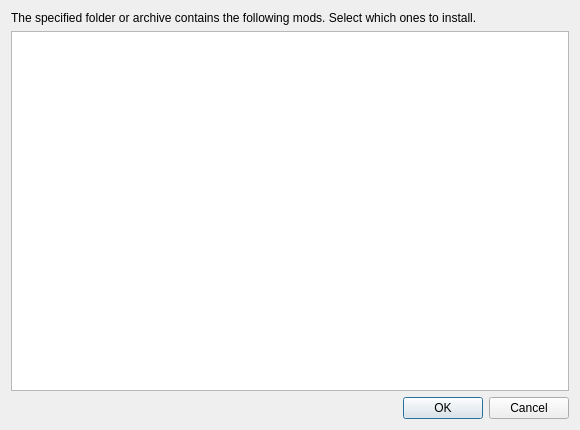
<?xml version="1.0" encoding="UTF-8"?>
<ui version="4.0">
 <class>ModSelectDialog</class>
 <widget class="QDialog" name="ModSelectDialog">
  <property name="geometry">
   <rect>
    <x>0</x>
    <y>0</y>
    <width>580</width>
    <height>430</height>
   </rect>
  </property>
  <property name="windowTitle">
   <string>Import Mods</string>
  </property>
  <layout class="QVBoxLayout" name="verticalLayout">
   <item>
    <widget class="QLabel" name="label">
     <property name="text">
      <string>The specified folder or archive contains the following mods. Select which ones to install.</string>
     </property>
     <property name="wordWrap">
      <bool>true</bool>
     </property>
    </widget>
   </item>
   <item>
    <widget class="QTreeView" name="treeView">
     <property name="contextMenuPolicy">
      <enum>Qt::ContextMenuPolicy::NoContextMenu</enum>
     </property>
     <property name="editTriggers">
      <set>QAbstractItemView::EditTrigger::NoEditTriggers</set>
     </property>
     <property name="alternatingRowColors">
      <bool>true</bool>
     </property>
     <property name="verticalScrollMode">
      <enum>QAbstractItemView::ScrollMode::ScrollPerPixel</enum>
     </property>
     <property name="uniformRowHeights">
      <bool>true</bool>
     </property>
     <property name="sortingEnabled">
      <bool>true</bool>
     </property>
     <property name="headerHidden">
      <bool>true</bool>
     </property>
    </widget>
   </item>
   <item>
    <widget class="QDialogButtonBox" name="buttonBox">
     <property name="orientation">
      <enum>Qt::Orientation::Horizontal</enum>
     </property>
     <property name="standardButtons">
      <set>QDialogButtonBox::StandardButton::Cancel|QDialogButtonBox::StandardButton::Ok</set>
     </property>
    </widget>
   </item>
  </layout>
 </widget>
 <resources/>
 <connections>
  <connection>
   <sender>buttonBox</sender>
   <signal>accepted()</signal>
   <receiver>ModSelectDialog</receiver>
   <slot>accept()</slot>
   <hints>
    <hint type="sourcelabel">
     <x>248</x>
     <y>254</y>
    </hint>
    <hint type="destinationlabel">
     <x>157</x>
     <y>274</y>
    </hint>
   </hints>
  </connection>
  <connection>
   <sender>buttonBox</sender>
   <signal>rejected()</signal>
   <receiver>ModSelectDialog</receiver>
   <slot>reject()</slot>
   <hints>
    <hint type="sourcelabel">
     <x>316</x>
     <y>260</y>
    </hint>
    <hint type="destinationlabel">
     <x>286</x>
     <y>274</y>
    </hint>
   </hints>
  </connection>
 </connections>
</ui>
